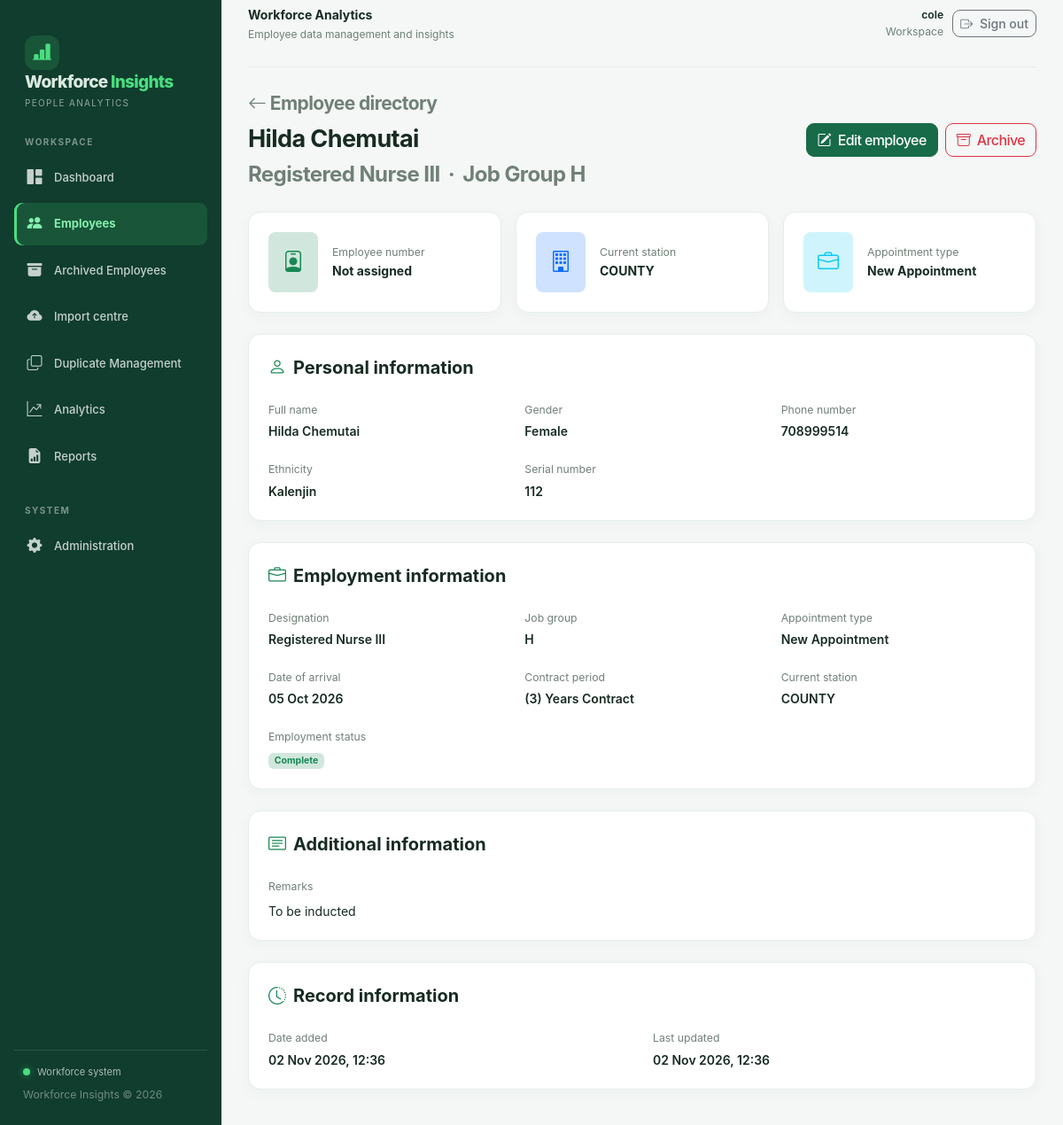
The page /employees/1885/ (signed in) on the database its author committed.
### apps/employees/models.py (models this page shows, shortened)
class Employee(models.Model):
    employee_number = models.CharField(
        max_length=50,
        unique=True,
        null=True,
        blank=True
    )
    serial_number = models.PositiveIntegerField(
        null=True,
        blank=True
    )
    full_name = models.CharField(max_length=200)
    gender = models.CharField(max_length=30, blank=True)
    designation = models.CharField(max_length=200, blank=True)
    job_group = models.CharField(max_length=30, blank=True)
    appointment_type = models.CharField(max_length=100, blank=True)
    date_of_arrival = models.DateField(null=True, blank=True)
    contract_period = models.CharField(max_length=100, blank=True)
    station = models.CharField(max_length=150, blank=True)
    phone_number = models.CharField(max_length=30, blank=True)
    ethnicity = models.CharField(max_length=100, blank=True)
    status = models.CharField(max_length=100, blank=True)
    remark = models.TextField(blank=True)
    custom_data = models.JSONField(
        default=dict,
        blank=True
    )
    is_archived = models.BooleanField(default=False)
    created_at = models.DateTimeField(auto_now_add=True)
    updated_at = models.DateTimeField(auto_now=True)
    class Meta:
        ordering = ["full_name"]
        indexes = [
            models.Index(fields=["employee_number"]),
            models.Index(fields=["date_of_arrival"]),
            models.Index(fields=["station"]),
            models.Index(fields=["job_group"]),
            models.Index(fields=["status"]),
            models.Index(fields=["is_archived"]),
        ]

### apps/employees/views.py (the view)
# urls.py: path("<int:pk>/", views.employee_detail, name="employee_detail"),
@login_required
def employee_detail(request, pk):
    employee = get_object_or_404(
        Employee,
        pk=pk,
        is_archived=False
    )
    return render(
        request,
        "employees/detail.html",
        {"employee": employee}
    )

### templates/employees/detail.html (shortened to what this page needs)
{% extends "base.html" %}
{% block content %}
<div class="page-heading">
    <div>
        <div class="d-flex align-items-center gap-2 mb-2">
            <a href="{% url 'employee_list' %}" class="text-decoration-none text-muted small">
                <i class="bi bi-arrow-left"></i> Employee directory
            </a>
        </div>
        <h1>{{ employee.full_name }}</h1>
        <p class="mb-0">
            {{ employee.designation|default:"Designation not specified" }}
            {% if employee.job_group %}
                <span class="mx-1">·</span> Job Group {{ employee.job_group }}
            {% endif %}
        </p>
    </div>
    <div class="d-flex flex-wrap gap-2">
        <a href="{% url 'employee_update' employee.pk %}" class="btn btn-success">
            <i class="bi bi-pencil-square me-1"></i>
            Edit employee
        </a>
        <a href="{% url 'employee_archive' employee.pk %}" class="btn btn-outline-danger">
            <i class="bi bi-archive me-1"></i>
            Archive
        </a>
    </div>
</div>
<div class="row g-3 mb-4">
    <div class="col-12 col-md-4">
        <div class="content-card h-100">
            <div class="d-flex align-items-center gap-3">
                <div class="rounded-3 bg-success-subtle text-success p-3">
                    <i class="bi bi-person-badge fs-4"></i>
                </div>
                <div>
                    <div class="small text-muted">Employee number</div>
                    <div class="fw-bold">
                        {{ employee.employee_number|default:"Not assigned" }}
                    </div>
                </div>
            </div>
        </div>
    </div>
    <div class="col-12 col-md-4">
        <div class="content-card h-100">
            <div class="d-flex align-items-center gap-3">
                <div class="rounded-3 bg-primary-subtle text-primary p-3">
                    <i class="bi bi-building fs-4"></i>
                </div>
                <div>
                    <div class="small text-muted">Current station</div>
                    <div class="fw-bold">
                        {{ employee.station|default:"Not specified" }}
                    </div>
                </div>
            </div>
        </div>
    </div>
    <div class="col-12 col-md-4">
        <div class="content-card h-100">
            <div class="d-flex align-items-center gap-3">
                <div class="rounded-3 bg-info-subtle text-info p-3">
                    <i class="bi bi-briefcase fs-4"></i>
                </div>
                <div>
                    <div class="small text-muted">Appointment type</div>
                    <div class="fw-bold">
                        {{ employee.appointment_type|default:"Not specified" }}
                    </div>
                </div>
            </div>
        </div>
    </div>
</div>
<div class="content-card mb-4">
    <div class="d-flex align-items-center gap-2 mb-4">
        <i class="bi bi-person text-success fs-5"></i>
        <h5 class="mb-0">Personal information</h5>
    </div>
    <div class="row g-4">
        <div class="col-12 col-md-6 col-lg-4">
            <div class="small text-muted mb-1">Full name</div>
            <div class="fw-semibold">{{ employee.full_name }}</div>
        </div>
        <div class="col-12 col-md-6 col-lg-4">
            <div class="small text-muted mb-1">Gender</div>
            <div class="fw-semibold">{{ employee.gender|default:"—" }}</div>
        </div>
        <div class="col-12 col-md-6 col-lg-4">
            <div class="small text-muted mb-1">Phone number</div>
            <div class="fw-semibold">{{ employee.phone_number|default:"—" }}</div>
        </div>
        <div class="col-12 col-md-6 col-lg-4">
            <div class="small text-muted mb-1">Ethnicity</div>
            <div class="fw-semibold">{{ employee.ethnicity|default:"—" }}</div>
        </div>
        <div class="col-12 col-md-6 col-lg-4">
            <div class="small text-muted mb-1">Serial number</div>
            <div class="fw-semibold">{{ employee.serial_number|default:"—" }}</div>
        </div>
    </div>
</div>
<div class="content-card mb-4">
    <div class="d-flex align-items-center gap-2 mb-4">
        <i class="bi bi-briefcase text-success fs-5"></i>
        <h5 class="mb-0">Employment information</h5>
    </div>
    <div class="row g-4">
        <div class="col-12 col-md-6 col-lg-4">
            <div class="small text-muted mb-1">Designation</div>
            <div class="fw-semibold">{{ employee.designation|default:"—" }}</div>
        </div>
        <div class="col-12 col-md-6 col-lg-4">
            <div class="small text-muted mb-1">Job group</div>
            <div class="fw-semibold">{{ employee.job_group|default:"—" }}</div>
        </div>
        <div class="col-12 col-md-6 col-lg-4">
            <div class="small text-muted mb-1">Appointment type</div>
            <div class="fw-semibold">{{ employee.appointment_type|default:"—" }}</div>
        </div>
        <div class="col-12 col-md-6 col-lg-4">
            <div class="small text-muted mb-1">Date of arrival</div>
            <div class="fw-semibold">
                {{ employee.date_of_arrival|date:"d M Y"|default:"—" }}
            </div>
        </div>
        <div class="col-12 col-md-6 col-lg-4">
            <div class="small text-muted mb-1">Contract period</div>
            <div class="fw-semibold">{{ employee.contract_period|default:"—" }}</div>
        </div>
        <div class="col-12 col-md-6 col-lg-4">
            <div class="small text-muted mb-1">Current station</div>
            <div class="fw-semibold">{{ employee.station|default:"—" }}</div>
        </div>
        <div class="col-12 col-md-6 col-lg-4">
            <div class="small text-muted mb-1">Employment status</div>
            {% if employee.status %}
                <span class="badge bg-success-subtle text-success">
                    {{ employee.status }}
                </span>
            {% else %}
                <span class="text-muted">—</span>
            {% endif %}
        </div>
    </div>
</div>
<div class="content-card mb-4">
    <div class="d-flex align-items-center gap-2 mb-4">
        <i class="bi bi-card-text text-success fs-5"></i>
        <h5 class="mb-0">Additional information</h5>
    </div>
    <div class="small text-muted mb-2">Remarks</div>
    {% if employee.remark %}
        <p class="mb-0">{{ employee.remark|linebreaksbr }}</p>
    {% else %}
        <p class="text-muted mb-0">No additional remarks recorded.</p>
    {% endif %}
</div>
<div class="content-card">
    <div class="d-flex align-items-center gap-2 mb-4">
        <i class="bi bi-clock-history text-success fs-5"></i>
        <h5 class="mb-0">Record information</h5>
    </div>
    <div class="row g-4">
        <div class="col-12 col-md-6">
            <div class="small text-muted mb-1">Date added</div>
            <div class="fw-semibold">
                {{ employee.created_at|date:"d M Y, H:i" }}
            </div>
        </div>
        <div class="col-12 col-md-6">
            <div class="small text-muted mb-1">Last updated</div>
            <div class="fw-semibold">
                {{ employee.updated_at|date:"d M Y, H:i" }}
            </div>
        </div>
    </div>
</div>
{% endblock %}

### templates/base.html (shortened to what this page needs)
{% load static %}
<!doctype html>
<html lang="en">
<head>
    <link href="https://cdn.jsdelivr.net/npm/bootstrap@5.3.3/dist/css/bootstrap.min.css"
          rel="stylesheet">
    <link rel="stylesheet"
          href="https://cdn.jsdelivr.net/npm/bootstrap-icons@1.11.3/font/bootstrap-icons.min.css">
    <link rel="stylesheet" href="{% static 'css/app.css' %}">
</head>
<body>
<div class="app-shell">
    <aside class="sidebar" id="appSidebar">
        <a href="{% url 'dashboard' %}" class="sidebar-brand">
            <div class="brand-icon">
                <i class="bi bi-bar-chart-line-fill"></i>
            </div>
            <div>
                <div class="brand-name">
                    Workforce <span>Insights</span>
                </div>
                <span class="brand-caption">People analytics</span>
            </div>
        </a>
        <div class="nav-section">WORKSPACE</div>
        <nav class="sidebar-nav">
            <a href="{% url 'dashboard' %}"
               class="sidebar-link {% if request.path == '/' %}active{% endif %}">
                <i class="bi bi-grid-1x2-fill"></i>
                <span>Dashboard</span>
            </a>
            <a href="{% url 'employee_list' %}"
               class="sidebar-link {% if request.resolver_match.url_name == 'employee_list' or request.resolver_match.url_name == 'employee_create' or request.resolver_match.url_name == 'employee_detail' or request.resolver_match.url_name == 'employee_update' or request.resolver_match.url_name == 'employee_archive' %}active{% endif %}">
                <i class="bi bi-people-fill"></i>
                <span>Employees</span>
            </a>
            <a href="{% url 'archived_employee_list' %}"
               class="sidebar-link {% if request.resolver_match.url_name == 'archived_employee_list' %}active{% endif %}">
                <i class="bi bi-archive-fill"></i>
                <span>Archived Employees</span>
            </a>
            <a href="{% url 'imports:upload' %}"
               class="sidebar-link {% if request.resolver_match.app_name == 'imports' %}active{% endif %}">
                <i class="bi bi-cloud-arrow-up-fill"></i>
                <span>Import centre</span>
            </a>
            <a href="{% url 'duplicates:dashboard' %}"
               class="sidebar-link {% if request.resolver_match.app_name == 'duplicates' %}active{% endif %}">
                <i class="bi bi-copy"></i>
                <span>Duplicate Management</span>
            </a>
            <a href="/analytics/"
               class="sidebar-link {% if request.path|slice:':11' == '/analytics/' %}active{% endif %}">
                <i class="bi bi-graph-up-arrow"></i>
                <span>Analytics</span>
            </a>
            <a href="/reports/"
               class="sidebar-link {% if request.path|slice:':9' == '/reports/' %}active{% endif %}">
                <i class="bi bi-file-earmark-bar-graph-fill"></i>
                <span>Reports</span>
            </a>
        </nav>
        <div class="nav-section mt-3">SYSTEM</div>
        <nav class="sidebar-nav">
            <a href="/admin/" class="sidebar-link">
                <i class="bi bi-gear-fill"></i>
                <span>Administration</span>
            </a>
        </nav>
        <div class="sidebar-footer">
            <div class="system-status">
                <span class="status-dot"></span>
                <span>Workforce system</span>
            </div>
            <div class="small mt-2" style="color:rgba(255,255,255,.4)">
                Workforce Insights &copy; {% now "Y" %}
            </div>
        </div>
    </aside>
    <main class="main-content">
        <header class="topbar">
            <div class="d-flex align-items-center gap-3">
                <div>
                    <div class="topbar-title">
                        {% block header_title %}Workforce Analytics{% endblock %}
                    </div>
                    <div class="topbar-subtitle">
                        {% block header_subtitle %}
                            Employee data management and insights
                        {% endblock %}
                    </div>
                </div>
            </div>
            <div class="topbar-actions">
                <div class="d-none d-md-block text-end">
                    <div class="small fw-semibold">
                        {{ request.user.get_full_name|default:request.user.username }}
                    </div>
                    <div class="small text-muted">
                        Workspace
                    </div>
                </div>
                <form method="post" action="{% url 'logout' %}">
                    <button type="submit"
                            class="btn btn-outline-secondary btn-sm">
                        <i class="bi bi-box-arrow-right me-1"></i>
                        <span class="d-none d-sm-inline">Sign out</span>
                    </button>
                </form>
            </div>
        </header>
        {% block content %}{% endblock %}
    </main>
</div>
</body>
</html>

### static/css/app.css (style rules this page uses)
:root { --green:#176b45;--green-dark:#104d34;--ink:#17251e;--muted:#718078;--line:#e7eee9;--bg:#f5f8f6 }
* { box-sizing:border-box }
body { margin:0;background:var(--bg);color:var(--ink);font-family:Inter,system-ui,-apple-system,Segoe UI,sans-serif }
.app-shell { display:flex;min-height:100vh }
.sidebar { width:245px;background:#123d2c;color:#fff;padding:26px 18px;flex-shrink:0 }
.sidebar>a:not(.brand) { display:block;padding:11px 12px;margin:4px 0;border-radius:9px;color:#dcebe2;text-decoration:none;font-size:14px }
.main-content { flex:1;min-width:0;padding:28px 34px }
.topbar { display:flex;justify-content:space-between;align-items:center;padding-bottom:22px;border-bottom:1px solid var(--line);margin-bottom:28px }
.page-heading { display:flex;justify-content:space-between;align-items:center;margin-bottom:24px }
.page-heading h1 { font-size:27px;font-weight:750;margin:0 }
.page-heading p { color:var(--muted);margin:6px 0 0 }
.stat-card,.content-card { background:#fff;border:1px solid var(--line);border-radius:14px;padding:22px;box-shadow:0 4px 18px rgba(18,61,44,.035) }
.content-card h5 { font-weight:700;margin-bottom:18px }
.btn-success { background:var(--green);border-color:var(--green) }

### rows shown on the page
Employee: full_name "Hilda Chemutai", designation "Registered Nurse III", job_group "H", employee_number "Not assigned", station "COUNTY", appointment_type "New Appointment", gender "Female", phone_number "708999514", ethnicity "Kalenjin", serial_number "112", date_of_arrival "05 Oct 2026", contract_period "(3) Years Contract", status "Complete", remark "To be inducted", created_at "02 Nov 2026, 12:36", updated_at "02 Nov 2026, 12:36"

### other values the page prints
{{ request.user.get_full_name|default:request.user.username }} "cole"
